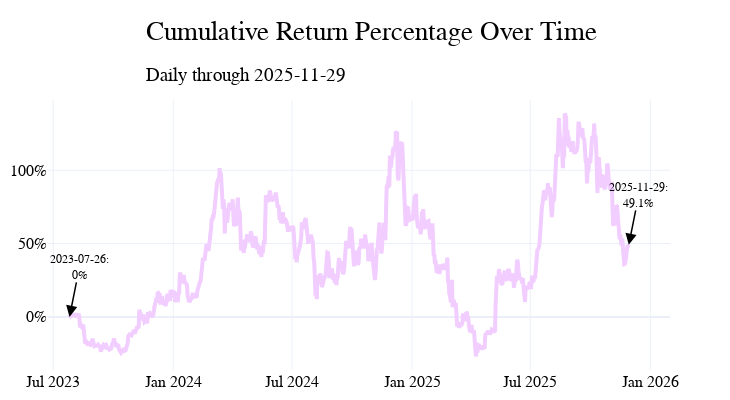

Notebook cell for this chart:
### Code cell
cm = ChartMaker(shuffle_colors=True)
cm.build(
    df = df_returns,
    axes_data=dict(y1=['cumulative_return_pct']),
    title='cumulative_return_pct',
    chart_type={'y1':'line'},
    options = {'margin':dict(t=100),'annotations':True,
                'ticksuffix':{'y1':'%'},'auto_title':False,
                'show_legend':False,'legend_placement':{'x':0.01,'y':1.05}},
)
cm.add_title(
    title='Cumulative Return Percentage Over Time',
    subtitle=f'Daily through {df_returns.index.max()}',
    x=0.2,
    y=0.9
)
cm.add_annotations()
cm.show_fig()
cm.save_fig(save_directory='../img')

### Figure 1 — Plotly figure (JSON) as saved in the notebook; plotly's stock layout.template omitted (floating-point values rounded to 4 significant figures; data arrays with more than 128 entries replaced by an {"elided": "..."} marker saying what was removed)
{"data": [{"line": {"color": "#f2cdff", "width": 4}, "mode": "lines", "name": "CUMULATIVE RETURN PCT (49.1%)     ", "showlegend": false, "type": "scatter", "x": {"elided": "858 str values"}, "xaxis": "x", "y": {"elided": "858 float values"}, "yaxis": "y"}], "layout": {"annotations": [{"arrowcolor": "black", "arrowhead": 2, "arrowsize": 1.5, "arrowwidth": 1.5, "ax": 10, "ay": -50, "font": {"color": "black", "family": "Cardo", "size": 12}, "showarrow": true, "text": "2025-11-29:<br>49.1%", "x": "2025-11-29", "xref": "x", "y": 49.13, "yref": "y"}, {"arrowcolor": "black", "arrowhead": 2, "arrowsize": 1.5, "arrowwidth": 1.5, "ax": 10, "ay": -50, "font": {"color": "black", "family": "Cardo", "size": 12}, "showarrow": true, "text": "2023-07-26:<br>0%", "x": "2023-07-26", "xref": "x", "y": 0, "yref": "y"}], "autosize": true, "barmode": "stack", "font": {"color": "black", "family": "Cardo", "size": 16}, "height": 400, "hovermode": "x unified", "legend": {"bgcolor": "rgba(0,0,0,0)", "bordercolor": "rgba(0,0,0,0)", "borderwidth": 1, "font": {"color": "black", "family": "Cardo", "size": 12}, "orientation": "v", "traceorder": "normal", "x": 0.01, "xanchor": "left", "y": 1.05, "yanchor": "top"}, "margin": {"b": 10, "l": 10, "r": 10, "t": 100}, "title": {"font": {"color": "black", "family": "Cardo", "size": 27}, "text": "<span style='color: black; font-weight: normal;'>Cumulative Return Percentage Over Time</span><br><sub style='font-size: 18px; color: black; font-weight: normal;'>Daily through 2025-11-29</sub>", "x": 0.2, "xanchor": "left", "y": 0.9, "yanchor": "top"}, "width": 730, "xaxis": {"anchor": "y", "domain": [0, 0.94], "tickfont": {"color": "black"}}, "xaxis2": {"overlaying": "x", "side": "top", "tickfont": {"color": "black"}}, "yaxis": {"anchor": "x", "color": "black", "domain": [0, 1], "showticklabels": true, "tickfont": {"color": "black"}, "ticksuffix": "%"}, "yaxis2": {"anchor": "x", "color": "black", "overlaying": "y", "side": "right", "tickfont": {"color": "black"}}}}
